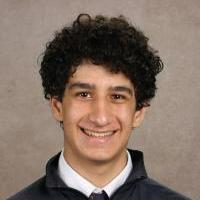
#> input picture ch9/aiden.jpg, 200 x 200 px
$ python adaptive_thresholding.py --image aiden.jpg
#> lines starting #> are read from the running program, lines starting #| are printed output that depends on the picture; after the words box and inside, x2 and y2 are one past the last pixel; in counts of white or black regions, pixels touching at a corner belong together
import numpy as np
import argparse
import cv2

ap = argparse.ArgumentParser()
ap.add_argument("-i", "--image", required = True, help = "Path to the image")
args = vars(ap.parse_args())

image = cv2.imread(args["image"])
#> image is the input picture: shape (200, 200, 3); mean B, G, R 101.2, 113.3, 132.4
image = cv2.cvtColor(image, cv2.COLOR_BGR2GRAY)
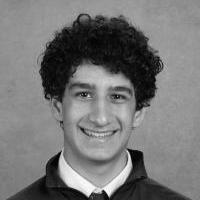
#> image: shape (200, 200); min 0, max 254, mean 117.6
blurred = cv2.GaussianBlur(image, (5, 5), 0)
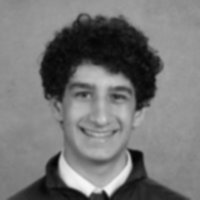
#> blurred: shape (200, 200); min 5, max 247, mean 117.6
cv2.imshow("Image", image)

thresh = cv2.adaptiveThreshold(blurred, 255, cv2.ADAPTIVE_THRESH_MEAN_C, cv2.THRESH_BINARY_INV, 11, 4)
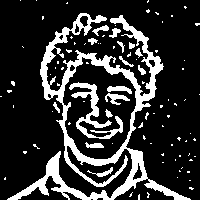
#> thresh: shape (200, 200); 19.8% white; 93 white regions (77 under 20 px), largest, box (x1, y1, x2, y2) and area: (7, 13, 191, 200) 5831, (69, 82, 123, 139) 835, (105, 93, 130, 105) 138
cv2.imshow("Mean Thresh", thresh)

g_thresh = cv2.adaptiveThreshold(blurred, 255, cv2.ADAPTIVE_THRESH_GAUSSIAN_C, cv2.THRESH_BINARY, 15, 3)
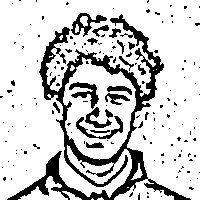
#> g_thresh: shape (200, 200); 80% white; 155 black regions (137 under 20 px), largest, box (x1, y1, x2, y2) and area: (7, 14, 191, 200) 5505, (69, 82, 99, 109) 318, (71, 13, 107, 37) 295
g_thresh_inv = cv2.adaptiveThreshold(blurred, 255, cv2.ADAPTIVE_THRESH_GAUSSIAN_C, cv2.THRESH_BINARY_INV, 15, 3)
cv2.imshow("Gaussian Thresh", g_thresh)

cv2.imshow("Aiden Face", cv2.bitwise_and(image, image, mask = g_thresh))
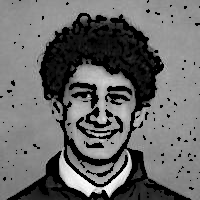
#> window 'Aiden Face': shape (200, 200); min 0, max 254, mean 105
cv2.imshow("Aiden Face Inv", cv2.bitwise_and(image, image, mask = g_thresh_inv))
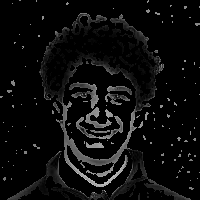
#> window 'Aiden Face Inv': shape (200, 200); min 0, max 207, mean 12.6
cv2.waitKey(0)
